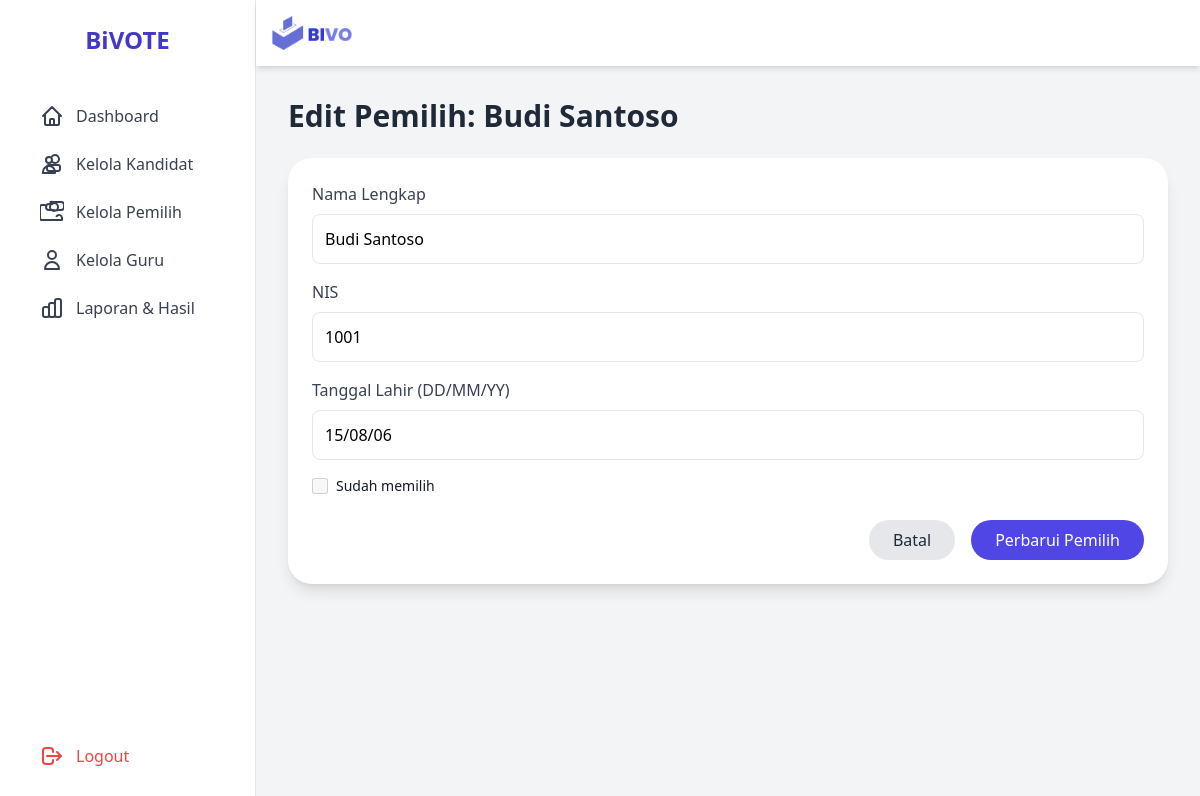
/admin/edit_voter.php?id=1 (signed in), run on the app's committed database.
### tables this page shows
CREATE TABLE `pemilih` (
  `id` int(11) NOT NULL AUTO_INCREMENT,
  `nis` varchar(50) NOT NULL,
  `nama_lengkap` varchar(255) NOT NULL,
  `tanggal_lahir` varchar(20) NOT NULL COMMENT 'Format: DD/MM/YY',
  `status_memilih` tinyint(1) DEFAULT 0 COMMENT '0=Belum, 1=Sudah',
  `id_kandidat_dipilih` int(11) DEFAULT NULL,
  PRIMARY KEY (`id`),
  UNIQUE KEY `nis` (`nis`),
  KEY `id_kandidat_dipilih` (`id_kandidat_dipilih`),
  CONSTRAINT `pemilih_ibfk_1` FOREIGN KEY (`id_kandidat_dipilih`) REFERENCES `kandidat` (`id`) ON DELETE SET NULL ON UPDATE CASCADE
);

### admin/edit_voter.php (the view, shortened to what this page needs)
<?php
require_once '../config/koneksi.php';
$voter = null;
if (isset($_GET['id'])) {
    $id = (int)$_GET['id'];
    $stmt = $koneksi->prepare("SELECT id, nama_lengkap, nis, tanggal_lahir, status_memilih, id_kandidat_dipilih FROM pemilih WHERE id = ?");
    $stmt->bind_param("i", $id);
    $stmt->execute();
    $result = $stmt->get_result();
    $voter = $result->fetch_assoc();
} else {
    header("Location: manage_votes.php");
    exit;
}
?>
<!DOCTYPE html>
<html lang="en">
<head>
    <script src="https://cdn.tailwindcss.com"></script>
    <link rel="stylesheet" href="../assets/css/custom.css">
</head>
<body class="bg-gray-100 min-h-screen flex">
    <?php include '../includes/sidebar_admin.php'; ?>
    <div class="flex-1 flex flex-col min-h-screen">
        <?php include '../includes/header_admin.php'; ?>
        <main class="flex-1 p-8">
            <h1 class="text-3xl font-bold text-gray-800 mb-6">Edit Pemilih: <?php echo htmlspecialchars($voter['nama_lengkap']); ?></h1>
            <div class="bg-white p-6 rounded-3xl shadow-lg">
                <form action="edit_voter.php?id=<?php echo $voter['id']; ?>" method="POST">
                    <div class="mb-4">
                        <label for="nama_lengkap" class="block text-gray-700 font-medium mb-2">Nama Lengkap</label>
                        <input type="text" id="nama_lengkap" name="nama_lengkap" value="<?php echo htmlspecialchars($voter['nama_lengkap']); ?>" class="w-full p-3 border rounded-lg focus:outline-none focus:ring-2 focus:ring-indigo-500" required>
                    </div>
                    <div class="mb-4">
                        <label for="nis" class="block text-gray-700 font-medium mb-2">NIS</label>
                        <input type="text" id="nis" name="nis" value="<?php echo htmlspecialchars($voter['nis']); ?>" class="w-full p-3 border rounded-lg focus:outline-none focus:ring-2 focus:ring-indigo-500" required>
                    </div>
                    <div class="mb-4">
                        <label for="tanggal_lahir" class="block text-gray-700 font-medium mb-2">Tanggal Lahir (DD/MM/YY)</label>
                        <input type="text" id="tanggal_lahir" name="tanggal_lahir" value="<?php echo htmlspecialchars($voter['tanggal_lahir']); ?>" class="w-full p-3 border rounded-lg focus:outline-none focus:ring-2 focus:ring-indigo-500" placeholder="e.g., 22/01/07" required>
                    </div>
                    <div class="mb-6 flex items-center">
                        <input type="checkbox" id="status_memilih" name="status_memilih" value="1" disabled <?php echo $voter['status_memilih'] ? 'checked' : ''; ?> class="h-4 w-4 text-indigo-600 focus:ring-indigo-500 border-gray-300 rounded cursor-not-allowed">
                        <label for="status_memilih" class="ml-2 block text-sm text-gray-900">Sudah memilih</label>
                    </div>
                    <div class="flex justify-between items-center">
                        <div class="flex space-x-4">
                            <a href="manage_votes.php" class="py-2 px-6 bg-gray-200 text-gray-800 rounded-full hover:bg-gray-300 transition-colors">Batal</a>
                            <button type="submit" class="py-2 px-6 bg-indigo-600 text-white rounded-full hover:bg-indigo-700 transition-colors">Perbarui Pemilih</button>
                        </div>
                    </div>
                </form>
            </div>
        </main>
    </div>
</body>
</html>

### data on the page
pemilih: nama_lengkap "Budi Santoso", nis "1001", tanggal_lahir "15/08/06"
